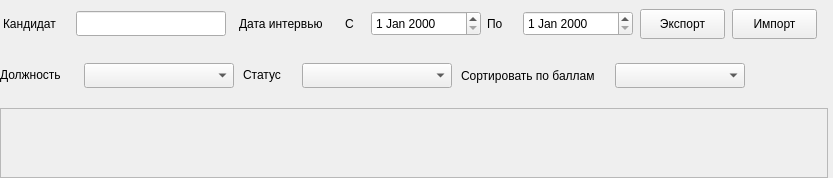
               <widget class="QWidget" name="reportsPage">
                <layout class="QVBoxLayout" name="verticalLayout_14">
                 <property name="spacing">
                  <number>0</number>
                 </property>
                 <property name="leftMargin">
                  <number>0</number>
                 </property>
                 <property name="topMargin">
                  <number>0</number>
                 </property>
                 <property name="rightMargin">
                  <number>5</number>
                 </property>
                 <property name="bottomMargin">
                  <number>0</number>
                 </property>
                 <item alignment="Qt::AlignTop">
                  <widget class="QWidget" name="filtersWidget" native="true">
                   <property name="minimumSize">
                    <size>
                     <width>0</width>
                     <height>0</height>
                    </size>
                   </property>
                   <property name="maximumSize">
                    <size>
                     <width>16777215</width>
                     <height>16777215</height>
                    </size>
                   </property>
                   <layout class="QVBoxLayout" name="verticalLayout_50">
                    <property name="spacing">
                     <number>5</number>
                    </property>
                    <property name="leftMargin">
                     <number>0</number>
                    </property>
                    <property name="topMargin">
                     <number>0</number>
                    </property>
                    <property name="rightMargin">
                     <number>0</number>
                    </property>
                    <property name="bottomMargin">
                     <number>0</number>
                    </property>
                    <item alignment="Qt::AlignLeft|Qt::AlignTop">
                     <widget class="QWidget" name="widget_14" native="true">
                      <property name="minimumSize">
                       <size>
                        <width>815</width>
                        <height>0</height>
                       </size>
                      </property>
                      <layout class="QHBoxLayout" name="horizontalLayout_20">
                       <property name="spacing">
                        <number>0</number>
                       </property>
                       <property name="leftMargin">
                        <number>0</number>
                       </property>
                       <property name="topMargin">
                        <number>0</number>
                       </property>
                       <property name="rightMargin">
                        <number>0</number>
                       </property>
                       <property name="bottomMargin">
                        <number>0</number>
                       </property>
                       <item alignment="Qt::AlignLeft">
                        <widget class="QWidget" name="widget_16" native="true">
                         <property name="minimumSize">
                          <size>
                           <width>230</width>
                           <height>0</height>
                          </size>
                         </property>
                         <property name="maximumSize">
                          <size>
                           <width>230</width>
                           <height>16777215</height>
                          </size>
                         </property>
                         <layout class="QHBoxLayout" name="horizontalLayout_22">
                          <property name="spacing">
                           <number>0</number>
                          </property>
                          <property name="leftMargin">
                           <number>0</number>
                          </property>
                          <property name="topMargin">
                           <number>0</number>
                          </property>
                          <property name="rightMargin">
                           <number>0</number>
                          </property>
                          <property name="bottomMargin">
                           <number>0</number>
                          </property>
                          <item>
                           <widget class="QLabel" name="clabel">
                            <property name="minimumSize">
                             <size>
                              <width>70</width>
                              <height>20</height>
                             </size>
                            </property>
                            <property name="maximumSize">
                             <size>
                              <width>70</width>
                              <height>20</height>
                             </size>
                            </property>
                            <property name="text">
                             <string>Кандидат</string>
                            </property>
                           </widget>
                          </item>
                          <item>
                           <widget class="QLineEdit" name="candidateLineEdit">
                            <property name="minimumSize">
                             <size>
                              <width>150</width>
                              <height>25</height>
                             </size>
                            </property>
                            <property name="maximumSize">
                             <size>
                              <width>150</width>
                              <height>25</height>
                             </size>
                            </property>
                           </widget>
                          </item>
                         </layout>
                        </widget>
                       </item>
                       <item alignment="Qt::AlignLeft">
                        <widget class="QWidget" name="widget_15" native="true">
                         <property name="minimumSize">
                          <size>
                           <width>585</width>
                           <height>0</height>
                          </size>
                         </property>
                         <layout class="QHBoxLayout" name="horizontalLayout_21">
                          <item>
                           <widget class="QLabel" name="dlabel">
                            <property name="minimumSize">
                             <size>
                              <width>100</width>
                              <height>20</height>
                             </size>
                            </property>
                            <property name="maximumSize">
                             <size>
                              <width>100</width>
                              <height>20</height>
                             </size>
                            </property>
                            <property name="text">
                             <string>Дата интервью</string>
                            </property>
                           </widget>
                          </item>
                          <item>
                           <widget class="QLabel" name="stlabel">
                            <property name="minimumSize">
                             <size>
                              <width>20</width>
                              <height>20</height>
                             </size>
                            </property>
                            <property name="maximumSize">
                             <size>
                              <width>20</width>
                              <height>20</height>
                             </size>
                            </property>
                            <property name="text">
                             <string>С</string>
                            </property>
                           </widget>
                          </item>
                          <item>
                           <widget class="QDateEdit" name="startDateEdit">
                            <property name="minimumSize">
                             <size>
                              <width>110</width>
                              <height>25</height>
                             </size>
                            </property>
                            <property name="maximumSize">
                             <size>
                              <width>110</width>
                              <height>25</height>
                             </size>
                            </property>
                           </widget>
                          </item>
                          <item>
                           <widget class="QLabel" name="label_18">
                            <property name="minimumSize">
                             <size>
                              <width>30</width>
                              <height>20</height>
                             </size>
                            </property>
                            <property name="maximumSize">
                             <size>
                              <width>30</width>
                              <height>20</height>
                             </size>
                            </property>
                            <property name="text">
                             <string>По</string>
                            </property>
                           </widget>
                          </item>
                          <item>
                           <widget class="QDateEdit" name="endDateEdit">
                            <property name="minimumSize">
                             <size>
                              <width>110</width>
                              <height>25</height>
                             </size>
                            </property>
                            <property name="maximumSize">
                             <size>
                              <width>110</width>
                              <height>25</height>
                             </size>
                            </property>
                           </widget>
                          </item>
                          <item alignment="Qt::AlignRight">
                           <widget class="QWidget" name="widget_44" native="true">
                            <property name="minimumSize">
                             <size>
                              <width>180</width>
                              <height>0</height>
                             </size>
                            </property>
                            <layout class="QHBoxLayout" name="horizontalLayout_49">
                             <property name="leftMargin">
                              <number>0</number>
                             </property>
                             <property name="topMargin">
                              <number>0</number>
                             </property>
                             <property name="rightMargin">
                              <number>0</number>
                             </property>
                             <property name="bottomMargin">
                              <number>0</number>
                             </property>
                             <item>
                              <widget class="QPushButton" name="exportBtn">
                               <property name="minimumSize">
                                <size>
                                 <width>85</width>
                                 <height>30</height>
                                </size>
                               </property>
                               <property name="maximumSize">
                                <size>
                                 <width>85</width>
                                 <height>30</height>
                                </size>
                               </property>
                               <property name="text">
                                <string>Экспорт</string>
                               </property>
                               <property name="icon">
                                <iconset resource="../Qss/icons/_icons.qrc">
                                 <normaloff>:/feather/icons/feather/arrow-down-circle.png</normaloff>:/feather/icons/feather/arrow-down-circle.png</iconset>
                               </property>
                               <property name="iconSize">
                                <size>
                                 <width>24</width>
                                 <height>24</height>
                                </size>
                               </property>
                              </widget>
                             </item>
                             <item>
                              <widget class="QPushButton" name="importBtn">
                               <property name="minimumSize">
                                <size>
                                 <width>85</width>
                                 <height>30</height>
                                </size>
                               </property>
                               <property name="maximumSize">
                                <size>
                                 <width>85</width>
                                 <height>30</height>
                                </size>
                               </property>
                               <property name="text">
                                <string>Импорт</string>
                               </property>
                               <property name="icon">
                                <iconset resource="../Qss/icons/_icons.qrc">
                                 <normaloff>:/feather/icons/feather/arrow-up-circle.png</normaloff>:/feather/icons/feather/arrow-up-circle.png</iconset>
                               </property>
                               <property name="iconSize">
                                <size>
                                 <width>24</width>
                                 <height>24</height>
                                </size>
                               </property>
                              </widget>
                             </item>
                            </layout>
                           </widget>
                          </item>
                         </layout>
                        </widget>
                       </item>
                      </layout>
                     </widget>
                    </item>
                    <item alignment="Qt::AlignLeft|Qt::AlignVCenter">
                     <widget class="QWidget" name="widget_13" native="true">
                      <property name="minimumSize">
                       <size>
                        <width>170</width>
                        <height>45</height>
                       </size>
                      </property>
                      <layout class="QHBoxLayout" name="horizontalLayout_47">
                       <property name="spacing">
                        <number>9</number>
                       </property>
                       <property name="leftMargin">
                        <number>0</number>
                       </property>
                       <property name="topMargin">
                        <number>0</number>
                       </property>
                       <property name="rightMargin">
                        <number>0</number>
                       </property>
                       <property name="bottomMargin">
                        <number>0</number>
                       </property>
                       <item alignment="Qt::AlignVCenter">
                        <widget class="QLabel" name="label_11">
                         <property name="minimumSize">
                          <size>
                           <width>75</width>
                           <height>20</height>
                          </size>
                         </property>
                         <property name="maximumSize">
                          <size>
                           <width>75</width>
                           <height>20</height>
                          </size>
                         </property>
                         <property name="text">
                          <string>Должность</string>
                         </property>
                        </widget>
                       </item>
                       <item>
                        <widget class="QComboBox" name="positionComboBox">
                         <property name="minimumSize">
                          <size>
                           <width>150</width>
                           <height>25</height>
                          </size>
                         </property>
                         <property name="maximumSize">
                          <size>
                           <width>150</width>
                           <height>25</height>
                          </size>
                         </property>
                        </widget>
                       </item>
                       <item alignment="Qt::AlignHCenter|Qt::AlignVCenter">
                        <widget class="QLabel" name="slabel">
                         <property name="minimumSize">
                          <size>
                           <width>50</width>
                           <height>20</height>
                          </size>
                         </property>
                         <property name="maximumSize">
                          <size>
                           <width>50</width>
                           <height>20</height>
                          </size>
                         </property>
                         <property name="text">
                          <string>Статус</string>
                         </property>
                        </widget>
                       </item>
                       <item>
                        <widget class="QComboBox" name="statusesComboBox">
                         <property name="minimumSize">
                          <size>
                           <width>150</width>
                           <height>25</height>
                          </size>
                         </property>
                         <property name="maximumSize">
                          <size>
                           <width>150</width>
                           <height>25</height>
                          </size>
                         </property>
                        </widget>
                       </item>
                       <item>
                        <widget class="QLabel" name="label60_2">
                         <property name="minimumSize">
                          <size>
                           <width>145</width>
                           <height>25</height>
                          </size>
                         </property>
                         <property name="maximumSize">
                          <size>
                           <width>145</width>
                           <height>25</height>
                          </size>
                         </property>
                         <property name="text">
                          <string>Сортировать по баллам</string>
                         </property>
                        </widget>
                       </item>
                       <item>
                        <widget class="QComboBox" name="scoreSortComboBox">
                         <property name="minimumSize">
                          <size>
                           <width>130</width>
                           <height>25</height>
                          </size>
                         </property>
                         <property name="maximumSize">
                          <size>
                           <width>130</width>
                           <height>25</height>
                          </size>
                         </property>
                        </widget>
                       </item>
                      </layout>
                     </widget>
                    </item>
                   </layout>
                  </widget>
                 </item>
                 <item>
                  <widget class="QWidget" name="candidatesWidget" native="true">
                   <layout class="QVBoxLayout" name="verticalLayout_33">
                    <property name="spacing">
                     <number>0</number>
                    </property>
                    <property name="leftMargin">
                     <number>0</number>
                    </property>
                    <property name="topMargin">
                     <number>10</number>
                    </property>
                    <property name="rightMargin">
                     <number>0</number>
                    </property>
                    <property name="bottomMargin">
                     <number>0</number>
                    </property>
                    <item>
                     <widget class="QScrollArea" name="candidatesSscrollArea">
                      <property name="widgetResizable">
                       <bool>true</bool>
                      </property>
                      <widget class="QWidget" name="candidatesScrollAreaWidgetContents">
                       <property name="geometry">
                        <rect>
                         <x>0</x>
                         <y>0</y>
                         <width>557</width>
                         <height>382</height>
                        </rect>
                       </property>
                       <layout class="QVBoxLayout" name="verticalLayout_40">
                        <property name="spacing">
                         <number>5</number>
                        </property>
                        <property name="leftMargin">
                         <number>0</number>
                        </property>
                        <property name="topMargin">
                         <number>0</number>
                        </property>
                        <property name="rightMargin">
                         <number>0</number>
                        </property>
                        <property name="bottomMargin">
                         <number>0</number>
                        </property>
                        <item>
                         <layout class="QVBoxLayout" name="candidatesVerticalLayout" />
                        </item>
                       </layout>
                      </widget>
                     </widget>
                    </item>
                   </layout>
                  </widget>
                 </item>
                </layout>
               </widget>
